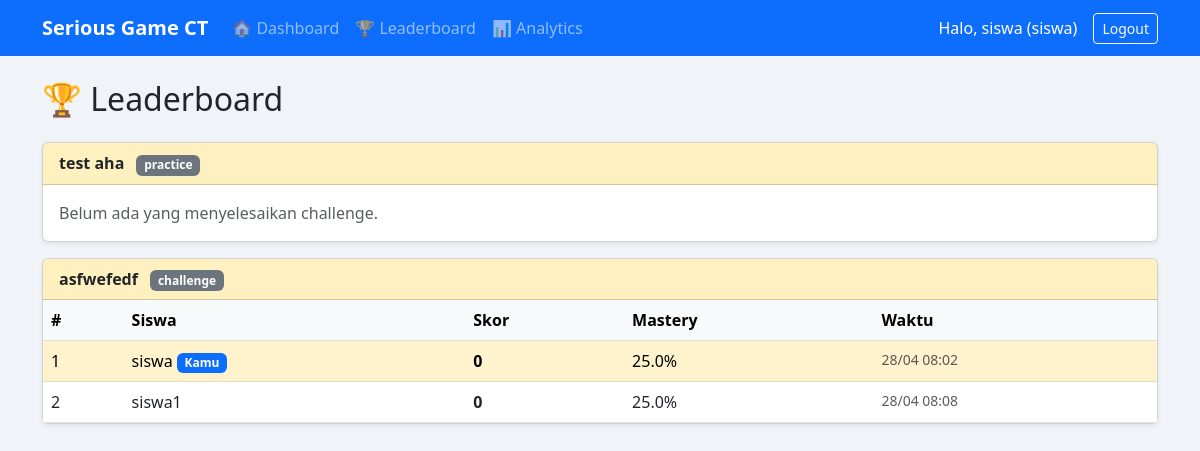
The app's page /siswa/leaderboards (signed in), older data.
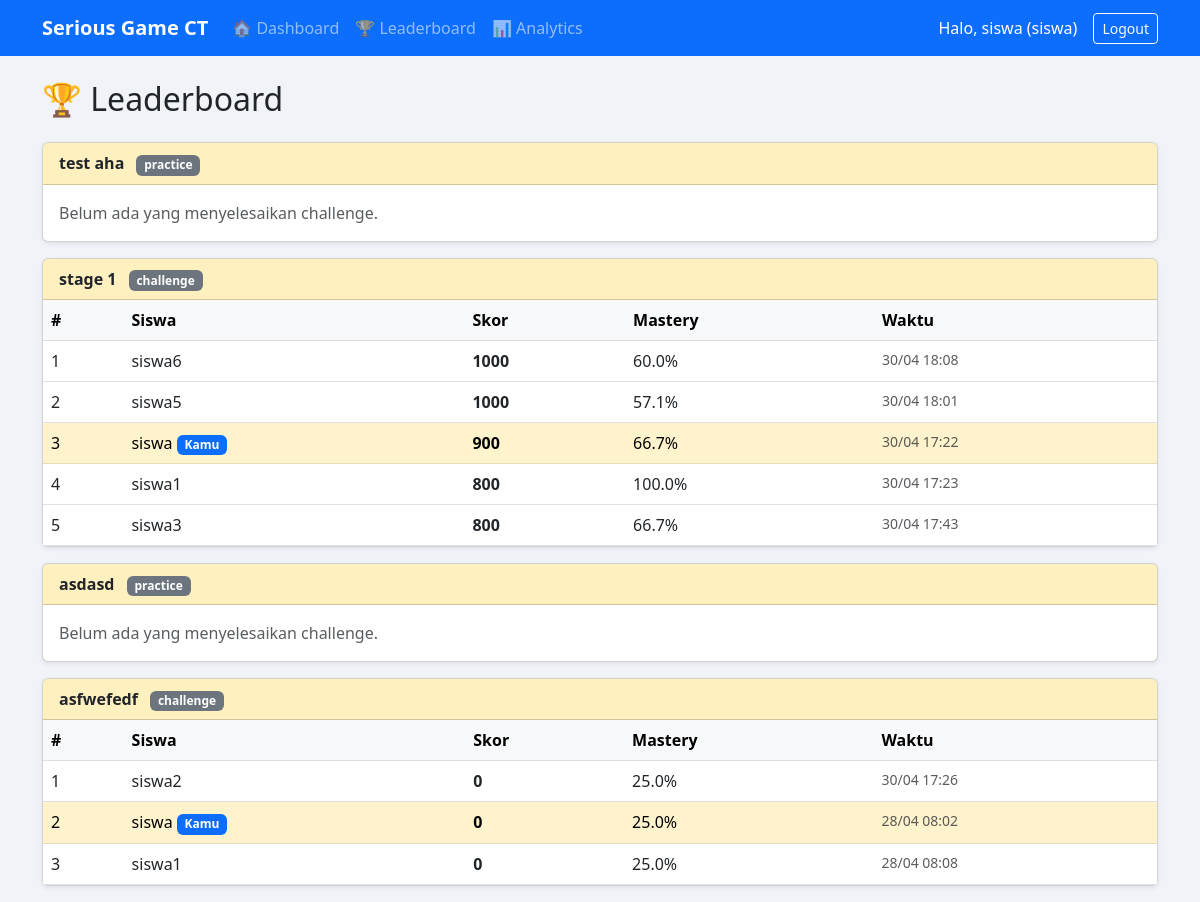
The same page, newer data.
### app/models.py (models this page shows)
class User(db.Model, UserMixin):
    __tablename__ = 'users'
    id           = db.Column(db.Integer, primary_key=True)
    username     = db.Column(db.String(80), unique=True, nullable=False)
    password     = db.Column(db.String(200), nullable=False)
    role         = db.Column(db.Enum(RoleEnum), nullable=False, default=RoleEnum.siswa)
    total_points = db.Column(db.Integer, default=0)

class Stage(db.Model):
    __tablename__ = 'stages'
    id            = db.Column(db.Integer, primary_key=True)
    modul_id      = db.Column(db.Integer, db.ForeignKey('moduls.id'), nullable=False)
    title         = db.Column(db.String(100), nullable=False)
    audio_bg_url  = db.Column(db.String(255), nullable=True)
    image_url     = db.Column(db.String(255), nullable=True)
    kelas         = db.Column(db.String(10), nullable=True)
    difficulty    = db.Column(db.String(10), nullable=True)
    order_index   = db.Column(db.Integer, nullable=False, default=0)
    is_active     = db.Column(db.Boolean, default=True)
    mode          = db.Column(db.String(10), nullable=False, default=MODE_PRACTICE)  # 'practice'|'challenge'
    abstraction         = db.Column(db.Boolean, default=False)
    data_collection     = db.Column(db.Boolean, default=False)
    data_representation = db.Column(db.Boolean, default=False)
    data_interpretation = db.Column(db.Boolean, default=False)
    specification       = db.Column(db.Boolean, default=False)
    algorithms          = db.Column(db.Boolean, default=False)
    implementation      = db.Column(db.Boolean, default=False)
    digital_systems     = db.Column(db.Boolean, default=False)
    interactions        = db.Column(db.Boolean, default=False)
    impact              = db.Column(db.Boolean, default=False)
    decomposition        = db.Column(db.Boolean, default=False)
    abstraction_ct       = db.Column(db.Boolean, default=False)
    modelling_simulation = db.Column(db.Boolean, default=False)
    algorithms_ct        = db.Column(db.Boolean, default=False)
    evaluation           = db.Column(db.Boolean, default=False)
    questions = db.relationship('Question', backref='stage', lazy=True,
                                cascade='all, delete-orphan')

class StageCompletion(db.Model):
    __tablename__ = 'stage_completions'
    id                  = db.Column(db.String(36), primary_key=True, default=_uuid)
    session_id          = db.Column(db.String(36), db.ForeignKey('game_sessions.id'), nullable=False)
    user_id             = db.Column(db.Integer, db.ForeignKey('users.id'), nullable=False)
    stage_id            = db.Column(db.Integer, db.ForeignKey('stages.id'), nullable=False)
    modul_id            = db.Column(db.Integer, db.ForeignKey('moduls.id'), nullable=False)
    mode                = db.Column(db.String(10), nullable=False)
    attempt_number      = db.Column(db.Integer, nullable=False)
    total_answered      = db.Column(db.Integer, nullable=False, default=0)
    correct_easy        = db.Column(db.Integer, nullable=False, default=0)
    correct_medium      = db.Column(db.Integer, nullable=False, default=0)
    correct_hard        = db.Column(db.Integer, nullable=False, default=0)
    wrong_count         = db.Column(db.Integer, nullable=False, default=0)
    accuracy            = db.Column(db.Float, nullable=False, default=0.0)
    mastery_percentage  = db.Column(db.Float, nullable=False, default=0.0)
    final_level_reached = db.Column(db.String(10), nullable=True)
    is_cleared          = db.Column(db.Boolean, nullable=False, default=False)
    nyawa_remaining     = db.Column(db.Integer, nullable=False, default=0)
    total_time_seconds  = db.Column(db.Float, nullable=False, default=0.0)
    score               = db.Column(db.Integer, nullable=False, default=0)
    progression_path    = db.Column(db.Text, default='[]')
    completed_at        = db.Column(db.DateTime, nullable=False, server_default=db.func.now())
    __table_args__ = (db.Index('ix_completion_user_stage_mode', 'user_id', 'stage_id', 'mode'),)
    user  = db.relationship('User',  foreign_keys=[user_id],  lazy=True)
    stage = db.relationship('Stage', foreign_keys=[stage_id], lazy=True)

### app/routes/siswa.py (the view)
@siswa_bp.route('/leaderboards')
@login_required
@role_required('siswa')
def leaderboards():
    stages = Stage.query.filter_by(is_active=True).order_by(Stage.order_index).all()
    leaderboard_data = []
    for stage in stages:
        rows = StageCompletion.query.filter(
            StageCompletion.stage_id == stage.id,
            StageCompletion.mode == MODE_CHALLENGE
        ).order_by(
            StageCompletion.score.desc(),
            StageCompletion.accuracy.desc(),
            StageCompletion.total_time_seconds.asc()
        ).limit(5).all()
        for r in rows:
            r._user = User.query.get(r.user_id)
        leaderboard_data.append({
            'stage': stage,
            'rows': rows
        })
    return render_template('siswa/leaderboards.html', leaderboard_data=leaderboard_data)

### app/models.py (called while the page is built)
@login_manager.user_loader
def load_user(user_id):
    return User.query.get(int(user_id))

### app/utils.py (called while the page is built)
def role_required(*roles):
    def decorator(f):
        @wraps(f)
        def decorated_function(*args, **kwargs):
            if not current_user.is_authenticated:
                if request.is_json:
                    return jsonify({'error': 'Unauthorized'}), 401
                abort(401)
            if current_user.role.value not in roles:
                if request.is_json:
                    return jsonify({'error': 'Forbidden'}), 403
                abort(403)
            return f(*args, **kwargs)
        return decorated_function
    return decorator

### templates/siswa/leaderboards.html (shortened to what this page needs)
{% extends 'base.html' %}
{% block content %}
<h2 class="mb-4">🏆 Leaderboard</h2>
{% for ld in leaderboard_data %}
<div class="card mb-3 shadow-sm">
    <div class="card-header bg-warning bg-opacity-25">
        <strong>{{ ld.stage.title }}</strong>
        <span class="badge bg-secondary ms-2">{{ ld.stage.mode }}</span>
    </div>
    <div class="card-body p-0">
        {% if ld.rows %}
        <table class="table table-hover mb-0">
            <thead class="table-light">
                <tr><th>#</th><th>Siswa</th><th>Skor</th><th>Mastery</th><th>Waktu</th></tr>
            </thead>
            <tbody>
            {% for r in ld.rows %}
            <tr class="{{ 'table-warning' if r.user_id == current_user.id else '' }}">
                <td>{{ loop.index }}</td>
                <td>
                    {% if r._user %}{{ r._user.username }}{% else %}Unknown{% endif %}
                    {% if r.user_id == current_user.id %}<span class="badge bg-primary">Kamu</span>{% endif %}
                </td>
                <td><strong>{{ r.score }}</strong></td>
                <td>{{ r.mastery_percentage }}%</td>
                <td class="text-muted small">{{ r.completed_at.strftime('%d/%m %H:%M') if r.completed_at else '-' }}</td>
            </tr>
            {% endfor %}
            </tbody>
        </table>
        {% else %}
        <p class="text-muted p-3 mb-0">Belum ada yang menyelesaikan challenge.</p>
        {% endif %}
    </div>
</div>
{% else %}
<div class="alert alert-info">Belum ada leaderboard.</div>
{% endfor %}
{% endblock %}

### templates/base.html (shortened to what this page needs)
<!DOCTYPE html>
<html lang="id">
<head>
    <link href="https://cdn.jsdelivr.net/npm/bootstrap@5.3.0/dist/css/bootstrap.min.css" rel="stylesheet">
</head>
<body>
    {% if current_user.is_authenticated %}
    <nav class="navbar navbar-expand-lg navbar-dark bg-primary">
        <div class="container">
            <a class="navbar-brand" href="#">Serious Game CT</a>
            <div class="collapse navbar-collapse" id="navbarNav">
                <ul class="navbar-nav me-auto">
                    {% if current_user.role.value in ['siswa'] %}
                    <li class="nav-item">
                        <a class="nav-link" href="{{ url_for('siswa.dashboard') }}">🏠 Dashboard</a>
                    </li>
                    <li class="nav-item">
                        <a class="nav-link" href="{{ url_for('siswa.leaderboards') }}">🏆 Leaderboard</a>
                    </li>
                    <li class="nav-item">
                        <a class="nav-link" href="{{ url_for('siswa.analytics') }}">📊 Analytics</a>
                    </li>
                    {% endif %}
                </ul>
                <div class="d-flex align-items-center">
                    <span class="navbar-text text-white me-3">
                        Halo, {{ current_user.username }} ({{ current_user.role.value }})
                    </span>
                    <a href="{{ url_for('auth.logout') }}" class="btn btn-outline-light btn-sm">Logout</a>
                </div>
            </div>
        </div>
    </nav>
    {% endif %}
    <div class="container mt-4">
        {% block content %}{% endblock %}
    </div>
</body>
</html>

### templates/base.html (style rules this page uses)
body { background-color: #f0f4f8; }
.navbar-brand { font-weight: bold; }

Row changes from the older to the newer data that the page shows:
added Stage: stage "stage 1", stage.mode "challenge"
added StageCompletion: _user.username "siswa6", score "1000", mastery_percentage "60.0", completed_at "30/04 18:08", shown under "stage 1"
added StageCompletion: _user.username "siswa5", score "1000", mastery_percentage "57.1", completed_at "30/04 18:01", shown under "stage 1"
added StageCompletion: _user.username "siswa", shows "Kamu", score "900", mastery_percentage "66.7", completed_at "30/04 17:22", shown under "stage 1"
added StageCompletion: _user.username "siswa1", score "800", mastery_percentage "100.0", completed_at "30/04 17:23", shown under "stage 1"
added StageCompletion: _user.username "siswa3", score "800", mastery_percentage "66.7", completed_at "30/04 17:43", shown under "stage 1"
added Stage: stage "asdasd", stage.mode "practice"
added StageCompletion: _user.username "siswa2", score "0", mastery_percentage "25.0", completed_at "30/04 17:26", shown under "asfwefedf"
Text that changed along with them:
new list line: "# Siswa Skor Mastery Waktu"
new list line: "Belum ada yang menyelesaikan challenge."
